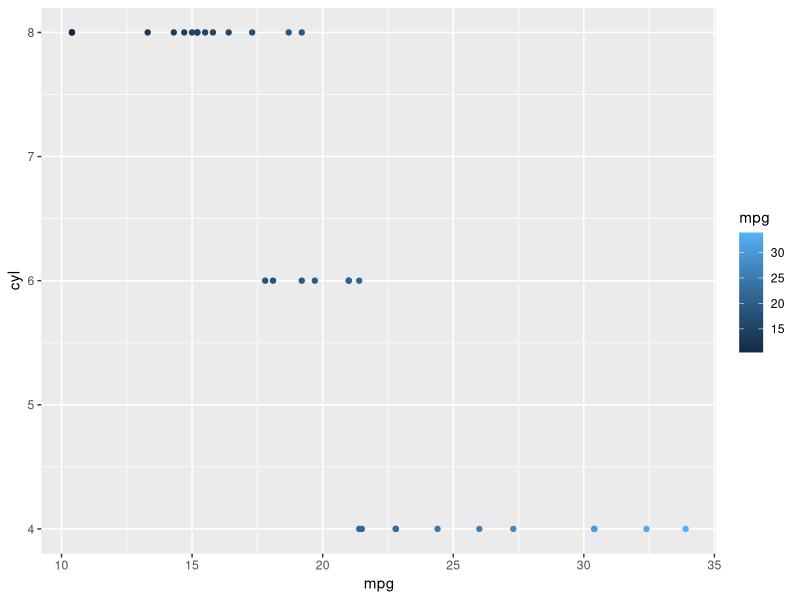

Source code (R):
# load packages
library(tidyverse)

# inspect cars data
mtcars

# plot cars data
ggplot(data=mtcars, aes(x = mpg, y = cyl, colour = mpg)) +
  geom_point()
